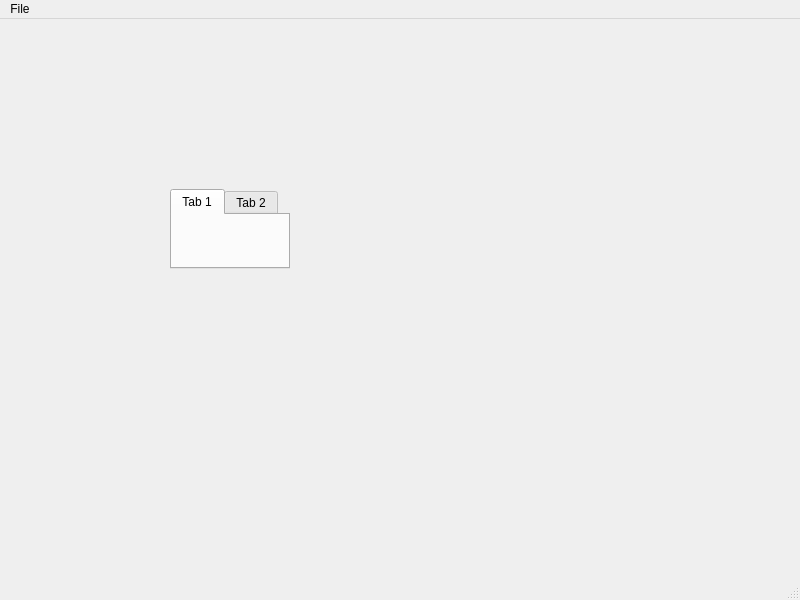
<?xml version="1.0" encoding="UTF-8"?>
<ui version="4.0">
 <class>MainWindow</class>
 <widget class="QMainWindow" name="MainWindow">
  <property name="geometry">
   <rect>
    <x>0</x>
    <y>0</y>
    <width>800</width>
    <height>600</height>
   </rect>
  </property>
  <property name="windowTitle">
   <string>MainWindow</string>
  </property>
  <widget class="QWidget" name="centralwidget">
   <widget class="QTabWidget" name="tabBodies">
    <property name="geometry">
     <rect>
      <x>170</x>
      <y>170</y>
      <width>120</width>
      <height>80</height>
     </rect>
    </property>
    <widget class="QWidget" name="tab">
     <attribute name="title">
      <string>Tab 1</string>
     </attribute>
    </widget>
    <widget class="QWidget" name="tab_2">
     <attribute name="title">
      <string>Tab 2</string>
     </attribute>
    </widget>
   </widget>
  </widget>
  <widget class="QMenuBar" name="menubar">
   <property name="geometry">
    <rect>
     <x>0</x>
     <y>0</y>
     <width>800</width>
     <height>22</height>
    </rect>
   </property>
   <widget class="QMenu" name="menuFile">
    <property name="title">
     <string>File</string>
    </property>
   </widget>
   <addaction name="menuFile"/>
  </widget>
  <widget class="QStatusBar" name="statusbar"/>
 </widget>
 <resources/>
 <connections/>
</ui>
